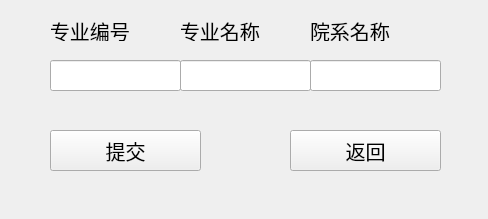
<?xml version="1.0" encoding="UTF-8"?>
<ui version="4.0">
 <class>Form</class>
 <widget class="QWidget" name="Form">
  <property name="geometry">
   <rect>
    <x>0</x>
    <y>0</y>
    <width>488</width>
    <height>219</height>
   </rect>
  </property>
  <property name="minimumSize">
   <size>
    <width>488</width>
    <height>219</height>
   </size>
  </property>
  <property name="maximumSize">
   <size>
    <width>488</width>
    <height>219</height>
   </size>
  </property>
  <property name="windowTitle">
   <string>Form</string>
  </property>
  <widget class="QLineEdit" name="lineEdit_1">
   <property name="geometry">
    <rect>
     <x>50</x>
     <y>60</y>
     <width>131</width>
     <height>31</height>
    </rect>
   </property>
  </widget>
  <widget class="QLineEdit" name="lineEdit_2">
   <property name="geometry">
    <rect>
     <x>180</x>
     <y>60</y>
     <width>131</width>
     <height>31</height>
    </rect>
   </property>
  </widget>
  <widget class="QLineEdit" name="lineEdit_3">
   <property name="geometry">
    <rect>
     <x>310</x>
     <y>60</y>
     <width>131</width>
     <height>31</height>
    </rect>
   </property>
  </widget>
  <widget class="QPushButton" name="add_Button">
   <property name="geometry">
    <rect>
     <x>50</x>
     <y>130</y>
     <width>151</width>
     <height>41</height>
    </rect>
   </property>
   <property name="font">
    <font>
     <family>楷体</family>
     <pointsize>15</pointsize>
    </font>
   </property>
   <property name="text">
    <string>提交</string>
   </property>
  </widget>
  <widget class="QPushButton" name="back_Button">
   <property name="geometry">
    <rect>
     <x>290</x>
     <y>130</y>
     <width>151</width>
     <height>41</height>
    </rect>
   </property>
   <property name="font">
    <font>
     <family>楷体</family>
     <pointsize>15</pointsize>
    </font>
   </property>
   <property name="text">
    <string>返回</string>
   </property>
  </widget>
  <widget class="QLabel" name="label">
   <property name="geometry">
    <rect>
     <x>50</x>
     <y>20</y>
     <width>81</width>
     <height>21</height>
    </rect>
   </property>
   <property name="font">
    <font>
     <family>楷体</family>
     <pointsize>15</pointsize>
    </font>
   </property>
   <property name="text">
    <string>专业编号</string>
   </property>
  </widget>
  <widget class="QLabel" name="label_2">
   <property name="geometry">
    <rect>
     <x>180</x>
     <y>20</y>
     <width>81</width>
     <height>21</height>
    </rect>
   </property>
   <property name="font">
    <font>
     <family>楷体</family>
     <pointsize>15</pointsize>
    </font>
   </property>
   <property name="text">
    <string>专业名称</string>
   </property>
  </widget>
  <widget class="QLabel" name="label_3">
   <property name="geometry">
    <rect>
     <x>310</x>
     <y>20</y>
     <width>81</width>
     <height>21</height>
    </rect>
   </property>
   <property name="font">
    <font>
     <family>楷体</family>
     <pointsize>15</pointsize>
    </font>
   </property>
   <property name="text">
    <string>院系名称</string>
   </property>
  </widget>
 </widget>
 <resources/>
 <connections/>
</ui>
